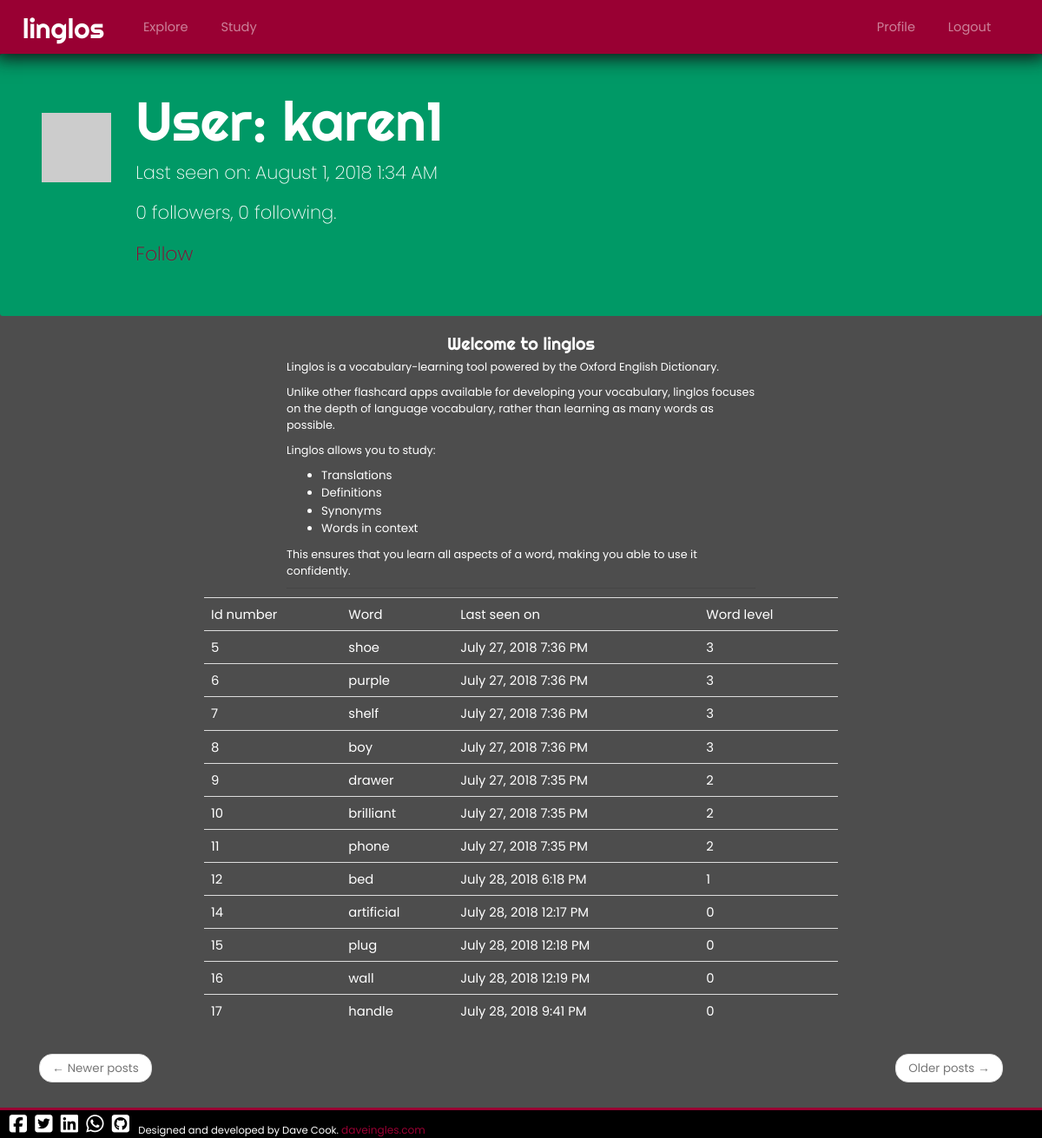
The app's page /user/karen1 (signed in) with its own data.
### app/models.py (models this page shows, shortened)
class User(UserMixin, db.Model):
	id = db.Column(db.Integer, primary_key=True)
	username = db.Column(db.String(64), index=True, unique=True)
	email = db.Column(db.String(120), index=True, unique=True)
	password_hash = db.Column(db.String(128))
	posts = db.relationship('Post', backref='author', lazy='dynamic')
	about_me = db.Column(db.String(140))
	last_seen = db.Column(db.DateTime, default=datetime.utcnow)
	followed = db.relationship(
		'User', secondary=followers,
		primaryjoin=(followers.c.follower_id == id),
		secondaryjoin=(followers.c.followed_id == id),
		backref=db.backref('followers', lazy='dynamic'), lazy='dynamic'
	)
	points = db.Column(db.Integer)
	native_language = db.Column(db.String(2))
	target_language = db.Column(db.String(2))
	calls_this_month = db.Column(db.Integer, default=0)
	max_calls_per_month = db.Column(db.Integer, default=50)
	last_call = db.Column(db.DateTime)
	studied_this_session = []
	def get_wordlist(self):
		l = (db.session.query(
			Word.id,Word.body,UserWordList.last_seen,UserWordList.level)
			.join(UserWordList, Word.id == UserWordList.word_id)
			.filter(UserWordList.user_id == self.id))
		return l
	def avatar(self,size):
		digest = md5(self.email.lower().encode('utf-8')).hexdigest()
		return 'https://www.gravatar.com/avatar/{}?d=identicon&s={}'.format(digest, size)
	def is_following(self,user):
		return self.followed.filter(
			followers.c.followed_id == user.id).count() > 0

class UserWordList(db.Model):
	id = db.Column(db.Integer, primary_key=True)
	user_id = db.Column(db.Integer, db.ForeignKey('user.id'))
	word_id = db.Column(db.Integer, db.ForeignKey('word.id'))
	last_seen = db.Column(db.DateTime, index=True, default=datetime.utcnow)
	level = db.Column(db.Integer, default=0)
	__table_args__ = (UniqueConstraint('user_id', 'word_id', name='_user_word_uc'),
                     )
	last_exercise = db.Column(db.String(10))
	user_translations = db.Column(db.String(200	))

class Word(db.Model):
	id = db.Column(db.Integer, primary_key=True)
	body = db.Column(db.String(25))
	word_type = db.Column(db.String(15))
	definitions = db.relationship('Definitions', backref='word', lazy='dynamic')
	sentences = db.relationship('Sentences', backref='word', lazy='dynamic')
	synonyms = db.relationship('Synonyms', backref='word', lazy='dynamic')
	translations = db.relationship('Translations', backref='word', lazy='dynamic')
	language_pair = db.Column(db.String(4))

### app/routes.py (the view)
@app.route('/user/<username>')
@login_required
def user(username):
	user = User.query.filter_by(username=username).first_or_404()
	page = request.args.get('page',1,type=int)
	posts = current_user.get_wordlist().all()
	return render_template('user.html', user=user, posts=posts)

### app/models.py (called while the page is built)
@login.user_loader
def load_user(id):
	return User.query.get(int(id))

### app/routes.py (called while the page is built)
@app.before_request
def before_request():
	if current_user.is_authenticated:
		current_user.last_seen = datetime.utcnow()
		db.session.commit()

### app/templates/user.html (shortened to what this page needs)
{% extends "base.html" %} {% block styles %} {{super()}}
<link rel="stylesheet" href="{{ url_for('static', filename='user.css') }}"> {% endblock %} {% block app_content %}
<div class="jumbotron">
	<table>
		<tr valign="top">
			<td><img src="{{ user.avatar(128) }}"></td>
			<td>
				<h1>User: {{ user.username }}</h1>  {% if user.last_seen %}
				<p>Last seen on: {{ moment(user.last_seen).format('LLL') }}</p>{% endif %}
				<p>{{ user.followers.count() }} followers, {{ user.followed.count() }} following.</p>
				{% if user == current_user %}
				<p><a href="{{ url_for('edit_profile') }}">Edit your profile</a></p>
				{% elif not current_user.is_following(user) %}
				<p><a href="{{ url_for('follow', username=user.username) }}">Follow</a></p>
				{% else %}
				<p><a href="{{ url_for('unfollow', username=user.username) }}">Unfollow</a></p>
				{% endif %}
			</td>
		</tr>
	</table>
</div>
<div class="container">
	<div class="row">
		<div class="col-sm-1 col-md-3"></div>
		<div class="col-sm-10 col-md-6 welcome">
			<h2 class="text-center">Welcome to linglos</h2>
			<p>Linglos is a vocabulary-learning tool powered by the Oxford English Dictionary.</p>
			<p>Unlike other flashcard apps available for developing your vocabulary, linglos focuses on the depth of language vocabulary, rather than learning as many words as possible.</p>
			<p>Linglos allows you to study:</p>
			<ul>
				<li>Translations</li>
				<li>Definitions</li>
				<li>Synonyms</li>
				<li>Words in context</li>
			</ul>
			<p>This ensures that you learn all aspects of a word, making you able to use it confidently.</p>
			<hr>
		</div>
		<div class="col-sm-1 col-md-3"></div>
	</div>
	<div class="row">
		<div class="col-sm-1 col-md-2"></div>
		<div class="col-sm-10 col-md-8">
			<table class="table table-hover">
				<tr valign="top" class="top-row">
					<td>
						Id number
					</td>
					<td>
						Word
					</td>
					<td>
						Last seen on
					</td>
					<td>
						Word level
					</td>
				</tr>
				{% for post in posts %} {% include '_post.html' %} {% endfor %}
			</table>
		</div>
		<div class="col-sm-1 col-md-2"></div>
	</div>
	<nav aria-label="...">
		<ul class="pager">
			<li class="previous{% if not prev_url %} disabled{% endif %}">
				<a href="{{ prev_url or '#' }}">
									<span aria-hidden="true">&larr;</span> Newer posts
							</a>
			</li>
			<li class="next{% if not next_url %} disabled{% endif %}">
				<a href="{{ next_url or '#' }}">
									Older posts <span aria-hidden="true">&rarr;</span>
							</a>
			</li>
		</ul>
	</nav>
</div>
</div>
{% endblock %}

### app/templates/_post.html
        <tr valign="top" id="{{post[0]}}" class="click-word">
            <td>
							{{ post[0] }}
						</td>
						<td>
							{{ post[1] }}
						</td>
						<td>
							{{ moment(post[2]).format('LLL') }}
						</td>
						<td>
							{{ post[3] }}
						</td>
        </tr>

### app/static/main.css (style rules this page uses)
* { font-family: 'Poppins', sans-serif; font-size:1.05em; }
body { background-color:#4d4d4d; color:#fff; }
h1, h2, h3 { font-family: 'Righteous', cursive; }
a { color:#990033; }
a::after { color:#009966; }
.container { margin-bottom:4em; }
.jumbotron { background-color: #009966; color: #fff; }

### app/static/user.css (style rules this page uses)
img { margin:2em; }

### records on screen
User: username "karen1", last_seen "August 1, 2018 1:34 AM"
UserWordList: post "5", body "shoe", moment "July 27, 2018 7:36 PM", level "3"
UserWordList: post "6", body "purple", moment "July 27, 2018 7:36 PM", level "3"
UserWordList: post "7", body "shelf", moment "July 27, 2018 7:36 PM", level "3"
UserWordList: post "8", body "boy", moment "July 27, 2018 7:36 PM", level "3"
UserWordList: post "9", body "drawer", moment "July 27, 2018 7:35 PM", level "2"
UserWordList: post "10", body "brilliant", moment "July 27, 2018 7:35 PM", level "2"
UserWordList: post "11", body "phone", moment "July 27, 2018 7:35 PM", level "2"
UserWordList: post "12", body "bed", moment "July 28, 2018 6:18 PM", level "1"
UserWordList: post "14", body "artificial", moment "July 28, 2018 12:17 PM", level "0"
UserWordList: post "15", body "plug", moment "July 28, 2018 12:18 PM", level "0"
UserWordList: post "16", body "wall", moment "July 28, 2018 12:19 PM", level "0"
UserWordList: post "17", body "handle", moment "July 28, 2018 9:41 PM", level "0"

### other values on screen
{{ user.followers.count() }} "0"
{{ user.followed.count() }} "0"
